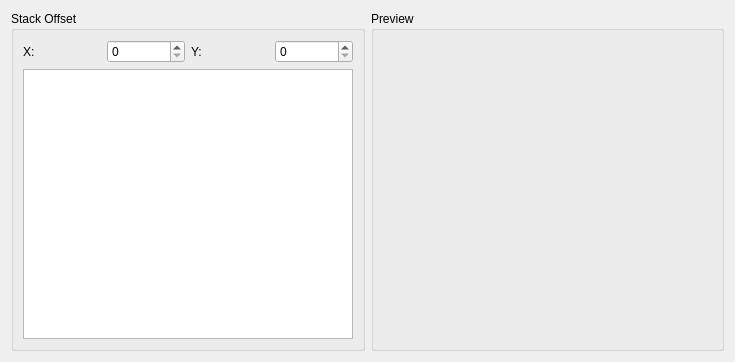
<?xml version="1.0" encoding="UTF-8"?>
<ui version="4.0">
 <class>StackLineSettings</class>
 <widget class="QWidget" name="StackLineSettings">
  <property name="geometry">
   <rect>
    <x>0</x>
    <y>0</y>
    <width>735</width>
    <height>362</height>
   </rect>
  </property>
  <property name="windowTitle">
   <string>Form</string>
  </property>
  <layout class="QGridLayout" name="gridLayout">
   <item row="0" column="0">
    <layout class="QHBoxLayout" name="horizontalLayout">
     <item>
      <widget class="QGroupBox" name="groupBox_2">
       <property name="title">
        <string>Stack Offset</string>
       </property>
       <layout class="QGridLayout" name="gridLayout_3">
        <item row="0" column="0">
         <layout class="QGridLayout" name="gridLayout_2">
          <item row="0" column="2">
           <widget class="QLabel" name="label_2">
            <property name="text">
             <string>Y:</string>
            </property>
           </widget>
          </item>
          <item row="0" column="1">
           <widget class="QSpinBox" name="spinBox"/>
          </item>
          <item row="0" column="3">
           <widget class="QSpinBox" name="spinBox_2"/>
          </item>
          <item row="0" column="0">
           <widget class="QLabel" name="label">
            <property name="text">
             <string>X:</string>
            </property>
           </widget>
          </item>
          <item row="1" column="0" colspan="4">
           <widget class="QListWidget" name="listWidget"/>
          </item>
         </layout>
        </item>
       </layout>
      </widget>
     </item>
     <item>
      <widget class="QGroupBox" name="groupBox">
       <property name="title">
        <string>Preview</string>
       </property>
       <layout class="QGridLayout" name="gridLayout_4">
        <item row="0" column="0">
         <layout class="QVBoxLayout" name="demoLayout"/>
        </item>
       </layout>
      </widget>
     </item>
    </layout>
   </item>
  </layout>
 </widget>
 <resources/>
 <connections/>
</ui>
